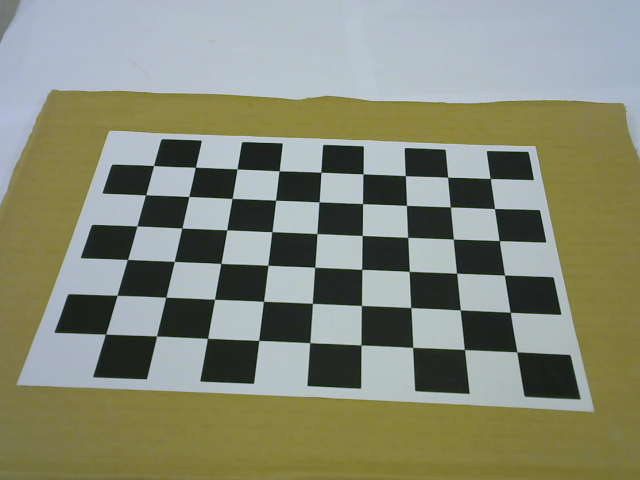
#> input picture Stage2/alphabet_data/calibrate/0.png, 640 x 480 px; its folder holds only this picture in this run
$ python test.py
#> lines starting #> are read from the running program, lines starting #| are printed output that depends on the picture; after the words box and inside, x2 and y2 are one past the last pixel; in counts of white or black regions, pixels touching at a corner belong together; long printed decimals are rounded
import cv2
import numpy as np
import glob

objp = np.zeros((6*9,3), np.float32)
objp[:,:2] = np.mgrid[0:6,0:9].T.reshape(-1,2) * 0.02816

objpoints = []
imgpoints = []

ilists = glob.glob('calibrate/*.png')

for path in ilists:
    img = cv2.imread(path)
#> img is the input picture: shape (480, 640, 3); mean B, G, R 118.5, 137.4, 133.8
    shp = (img.shape[1], img.shape[0])
#> shp = (640, 480)

    ret, bdr = cv2.findChessboardCorners(img, (6, 9))
#> ret = True; bdr = 54 rows, first 8: [490.3, 178.4], [494.5, 208.6], [499.3, 240.6], [504.5, 275.1], [510.2, 312.3], [516.8, 351.9], [447.6, 177.2], [450.2, 206.8]
    if not ret: continue

    cv2.drawChessboardCorners(img, (6, 9), bdr, True)
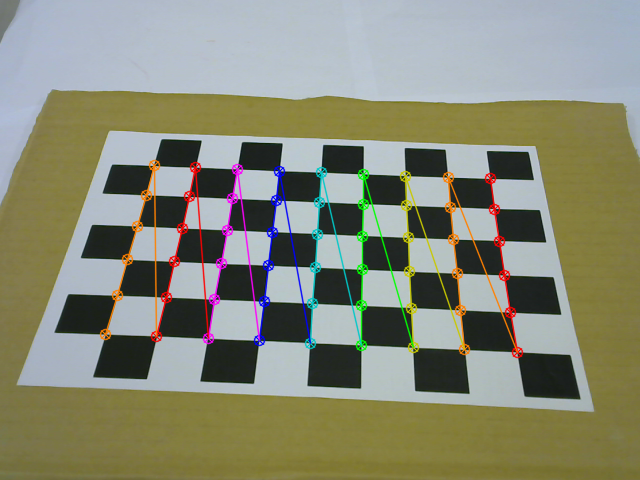
#> img: shape (480, 640, 3); 4.32% of pixels changed, all inside (x1, y1, x2, y2) = (99, 159, 524, 359)
    imgpoints.append(bdr)
    objpoints.append(objp)

    # [6 lines of commented-out code are left out]

rat = 640*57.5/22

init_mtx = np.array([
    [rat, 0, 320],
    [0, rat, 240],
    [0, 0, 1],
]).astype(np.float32)

ret, mtx, dist, rvecs, tvecs = cv2.calibrateCamera(
    objpoints, imgpoints, shp, init_mtx, None)#, flags=cv2.CALIB_USE_INTRINSIC_GUESS)
#> ret = 0.395; mtx = [[832.1, 0, 321], [0, 828.9, 214.9], [0, 0, 1]]; dist = [[-0.296, 7.44, -0.0116, 0.00266, -41.64]]; rvecs = ([-0.615, 0.623, 1.53],); tvecs = ([0.112, -0.0237, 0.553],)

print(mtx)
#| [[832.139   0.         320.971]
#|  [  0.         828.937 214.930 ]
#|  [  0.           0.           1.        ]]
print(dist)
#| [[-2.96039235e-01  7.44050194e+00 -1.15921334e-02  2.65557120e-03
#|   -4.16380079e+01]]

clr = np.array([[[255,255,255]]]).astype('uint8')
clr_list = clr.tolist()

tpl = cv2.imread('template/RA.png')
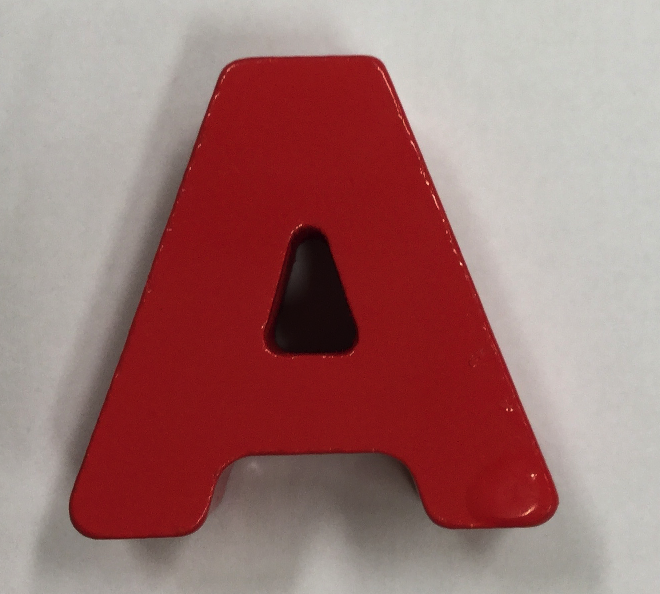
#> input picture Stage2/alphabet_data/template/RA.png, 660 x 594 px
#> tpl is the input picture: shape (594, 660, 3); mean B, G, R 114.3, 116.1, 159
mask = (tpl[:,:,2] >= 100) & (tpl[:,:,0] <= 70) & (tpl[:,:,1] <= 70)
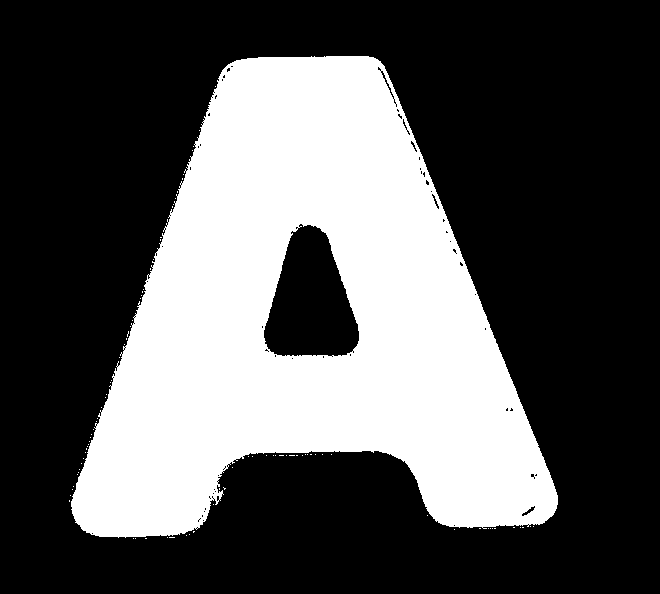
#> mask: shape (594, 660) bool; 33.9% white; 89 white regions (88 under 20 px), largest, box (x1, y1, x2, y2) and area: (71, 56, 558, 538) 132802
tpl = tpl * mask[:,:,np.newaxis]
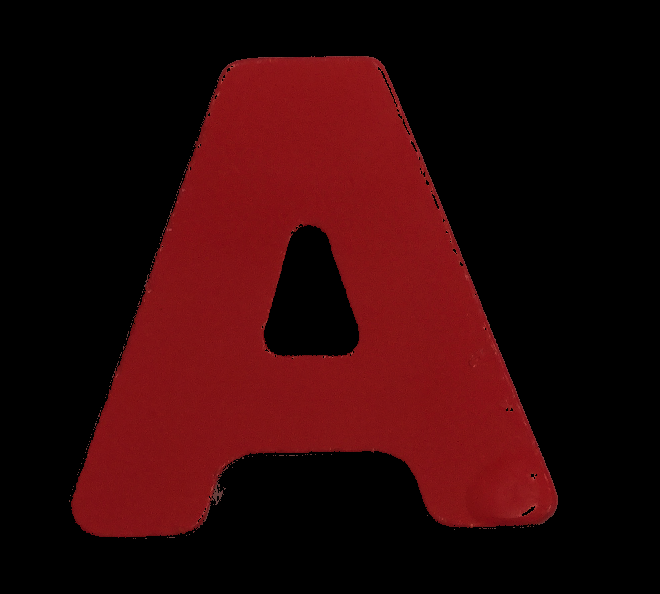
#> tpl: shape (594, 660, 3); mean B, G, R 8, 6.9, 45.6
tpl += clr * ~mask[:,:,np.newaxis]
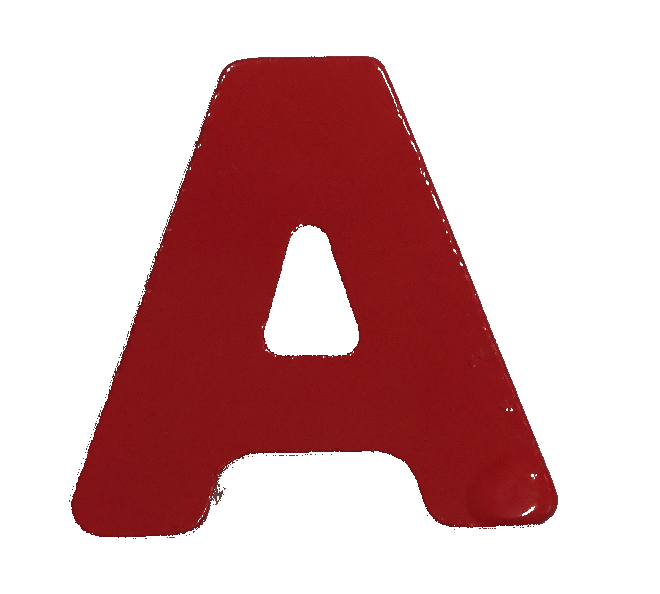
#> tpl: shape (594, 660, 3); mean B, G, R 176.6, 175.4, 214.1

img = cv2.imread('hh.png')
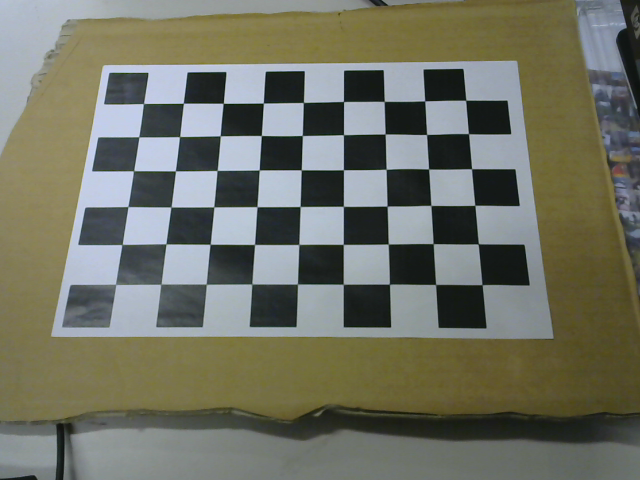
#> input picture Stage2/alphabet_data/hh.png, 640 x 480 px
#> img is the input picture: shape (480, 640, 3); mean B, G, R 99.8, 113.6, 111.8
ret, bdr = cv2.findChessboardCorners(img, (6, 9))
#> ret = True; bdr = 54 rows, first 8: [115.7, 284.3], [122, 244.6], [128, 206.5], [133.5, 170.8], [138.8, 136.8], [143.5, 103.6], [160.8, 284.2], [166, 243.9]
ret, rvec, tvec = cv2.solvePnP(objp, bdr, mtx, dist)
#> rvec = [-0.444, -0.382, -1.52]; tvec = [-0.127, 0.0436, 0.514]
print(rvec, tvec)
#| [[-0.4441]
#|  [-0.3816 ]
#|  [-1.525]] [[-0.1271 ]
#|  [ 0.04355]
#|  [ 0.5145]]

cv2.imshow('tpl', tpl)
cv2.imwrite('tpl.png', tpl)
cv2.imshow('img', img)
cv2.waitKey(0)
